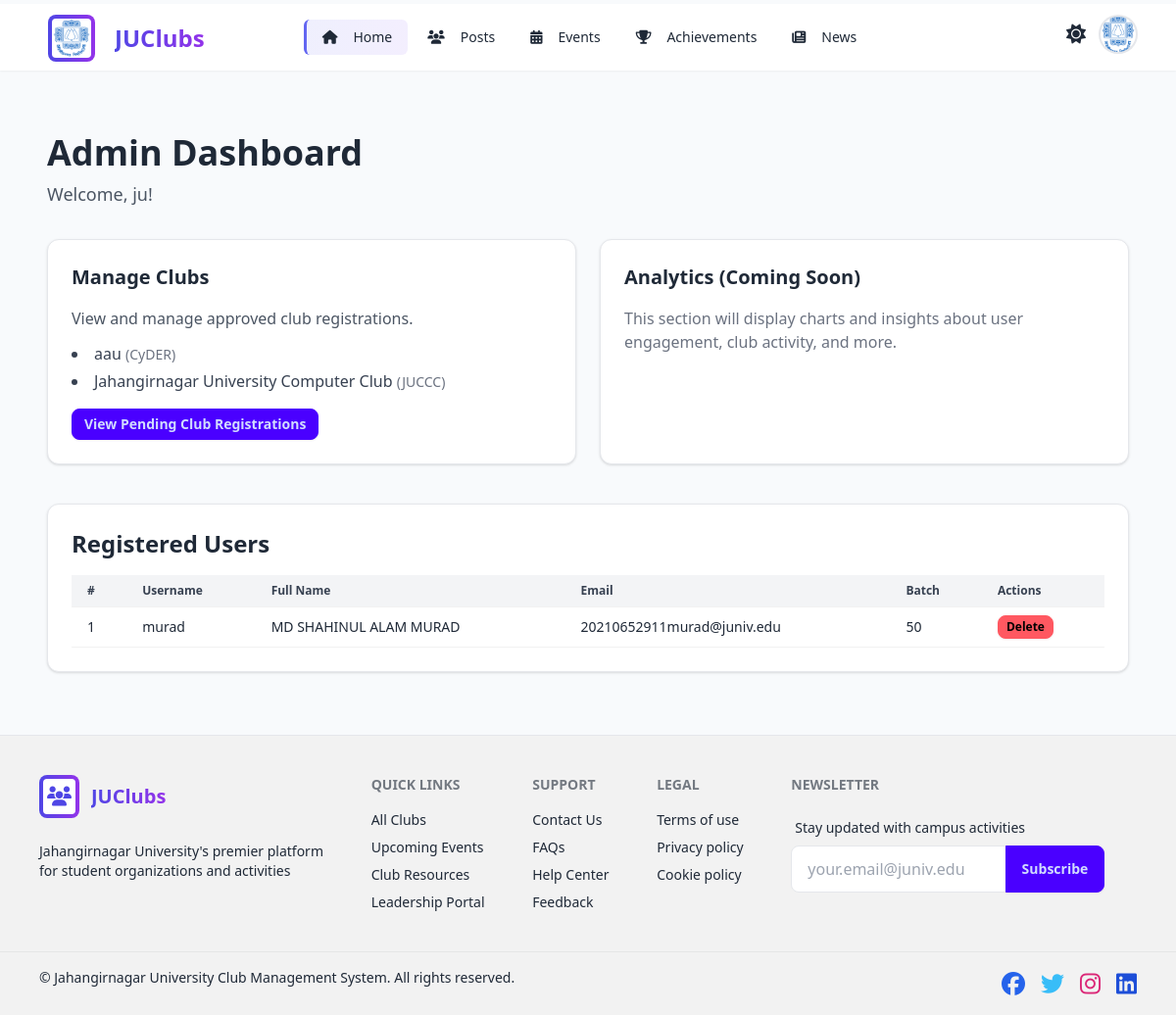
The app's page /admin-panel/dashboard/ (signed in), older data.
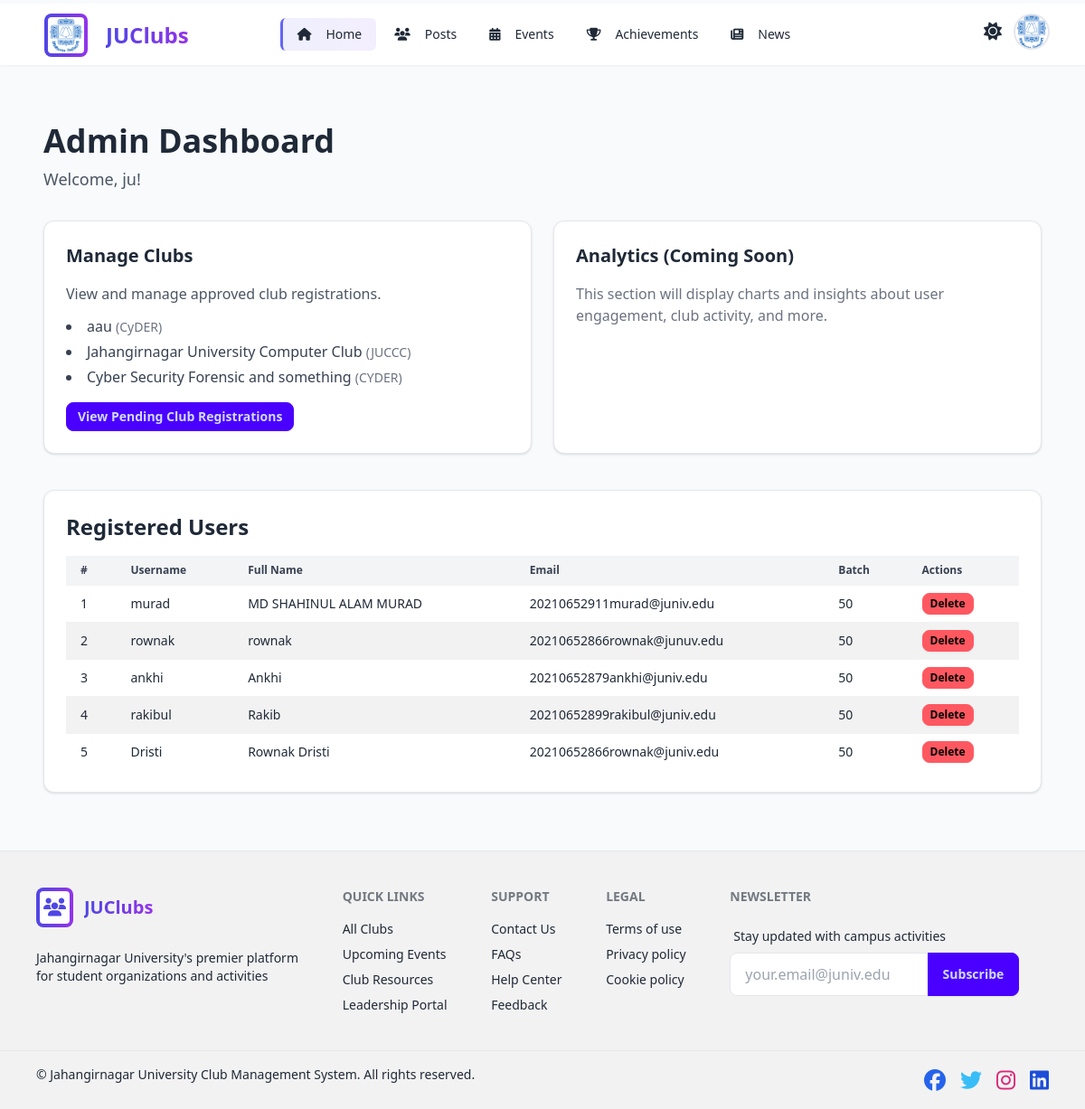
The same page, newer data.
### clubs/models.py (models this page shows, shortened)
class Club(models.Model):
    name = models.CharField(max_length=255, unique=True)
    username = models.CharField(max_length=150, unique=True)
    password = models.CharField(max_length=128)
    category = models.CharField(max_length=255)
    date_established = models.DateField()
    constitution = models.TextField(blank=True)
    mission_and_vision = models.TextField(blank=True)
    membership_rules = models.TextField(blank=True)
    description = models.TextField(blank=True)
    club_moto = models.CharField(max_length=255, blank=True)
    is_active = models.BooleanField(default=True)
    logo = models.ImageField(upload_to='club_logos/', blank=True, null=True)
    cover_photo = models.ImageField(upload_to='club_covers/', blank=True, null=True)

### user/models.py (models this page shows, shortened)
class User(models.Model):
    user_username = models.CharField(max_length=150, unique=True)
    user_password = models.CharField(max_length=128)
    full_name = models.CharField(max_length=150)
    email = models.EmailField(unique=True)
    batch = models.CharField(max_length=10)
    session = models.CharField(max_length=20)
    phone = models.CharField(max_length=20, blank=True)
    department = models.CharField(max_length=100)
    date_joined = models.DateTimeField(default=timezone.now)
    is_approved = models.BooleanField(default=True)
    is_active = models.BooleanField(default=True)
    is_verified = models.BooleanField(default=False)
    verification_code = models.CharField(max_length=6, blank=True, null=True)
    code_expires_at = models.DateTimeField(null=True, blank=True)
    photo = models.ImageField(upload_to='profile_photos/', blank=True, null=True)

### admin_panel/views.py (the view)
# urls.py: path('dashboard/', admin_dashboard_view, name='admin_dashboard_view'),
@login_required
def admin_dashboard_view(request):
    approved_clubs = Club.objects.filter(is_active=True)
    return render(request, 'admin_panel/dashboard.html', {'approved_clubs': approved_clubs})

### admin_panel/context_processors.py (called while the page is built)
def all_users(request):
    user_id = request.session.get('user_id')
    user = None
    if user_id:
        try:
            user = User.objects.get(id=user_id)
        except User.DoesNotExist:
            user = None
    register_users = User.objects.filter(is_approved=True)
    return {
        'custom_user': user,
        'register_users': register_users
    }

def clubs_context(request):
    approved_clubs = Club.objects.filter(is_active=True)
    pending_clubs = ClubRegistration.objects.filter(is_approved=False)
    return {
        'approved_clubs': approved_clubs,
        'pending_clubs': pending_clubs,
    }

### clubs/context_processors.py (called while the page is built)
def logged_club_context(request):
    club_obj = None
    if request.session.get('club_id'):
        try:
            club_obj = Club.objects.get(id=request.session['club_id'])
        except Club.DoesNotExist:
            pass
    return {
        'logged_club': club_obj
    }

def club_count(request):
    count = Club.objects.filter(is_active=True).count()
    return {
        'club_count': count
    }

def total_member_count(request):
    count = Member.objects.count()
    return {
        'total_member_count': count
    }

### templates/admin_panel/dashboard.html (shortened to what this page needs)
{% extends 'base.html' %}
{% block content %}
<div class="max-w-6xl mx-auto px-4 py-8">
  <div class="mb-8">
    <h1 class="text-4xl font-bold text-gray-800 mb-2">Admin Dashboard</h1>
    <p class="text-gray-600 text-lg">Welcome, <span class="font-medium">{{ request.user.username }}</span>!</p>
  </div>
  <div class="grid grid-cols-1 md:grid-cols-2 gap-6 mb-10">
    <div class="bg-white p-6 rounded-xl shadow border">
      <h2 class="text-xl font-semibold text-gray-800 mb-4">Manage Clubs</h2>
      <p class="text-gray-600 mb-3">View and manage approved club registrations.</p>
      <ul class="list-disc list-inside text-gray-700 space-y-1">
        {% for club in approved_clubs %}
          <li>{{ club.name }} <span class="text-sm text-gray-500">({{ club.username }})</span></li>
        {% empty %}
          <li class="text-gray-400 italic">No approved clubs found.</li>
        {% endfor %}
      </ul>
      <div class="mt-4">
        <a href="{% url 'admin_panel:pending_list' %}" class="btn btn-primary btn-sm">View Pending Club Registrations</a>
      </div>
    </div>
    <div class="bg-white p-6 rounded-xl shadow border">
      <h2 class="text-xl font-semibold text-gray-800 mb-4">Analytics (Coming Soon)</h2>
      <p class="text-gray-500">This section will display charts and insights about user engagement, club activity, and more.</p>
    </div>
  </div>
  <div class="bg-white p-6 rounded-xl shadow border overflow-x-auto">
    <h2 class="text-2xl font-semibold text-gray-800 mb-4">Registered Users</h2>
    <table class="table w-full table-zebra text-sm">
      <thead class="bg-gray-100 text-gray-700">
        <tr>
          <th class="py-2 px-4">#</th>
          <th class="py-2 px-4">Username</th>
          <th class="py-2 px-4">Full Name</th>
          <th class="py-2 px-4">Email</th>
          <th class="py-2 px-4">Batch</th>
          <th class="py-2 px-4">Actions</th>
        </tr>
      </thead>
      <tbody>
        {% for user in register_users %}
        <tr class="hover">
          <td class="py-2 px-4">{{ forloop.counter }}</td>
          <td class="py-2 px-4">{{ user.user_username }}</td>
          <td class="py-2 px-4">{{ user.full_name }}</td>
          <td class="py-2 px-4">{{ user.email }}</td>
          <td class="py-2 px-4">{{ user.batch }}</td>
          <td class="py-2 px-4">
            <a href="{% url 'admin_panel:delete_user' user.id %}" class="btn btn-xs btn-error">Delete</a>
          </td>
        </tr>
        {% empty %}
        <tr>
          <td colspan="6" class="text-center text-gray-400 py-4">No users found.</td>
        </tr>
        {% endfor %}
      </tbody>
    </table>
  </div>
</div>
{% endblock %}

Row changes from the older to the newer data that the page shows:
added Club: name "Cyber Security Forensic and something", username "CYDER"
added User: user_username "rownak", full_name "rownak", email "20210652866rownak@junuv.edu", batch "50"
added User: user_username "ankhi", full_name "Ankhi", email "20210652879ankhi@juniv.edu", batch "50"
added User: user_username "rakibul", full_name "Rakib", email "20210652899rakibul@juniv.edu", batch "50"
added User: user_username "Dristi", full_name "Rownak Dristi", email "20210652866rownak@juniv.edu", batch "50"
